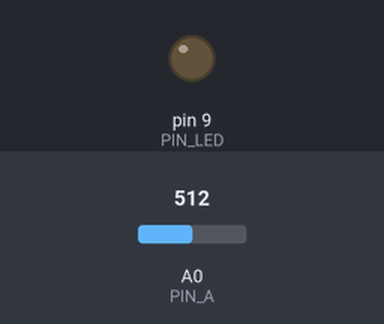
The sketch below on a simulated Arduino Uno, built with avr-gcc and run on an emulated ATmega328P. Parts: output pins drawn as LEDs (lit = HIGH). Dashed ring = blinking. The test bench sets the inputs (shaded band); at power-on: A0 (PIN_A) = 512. What the sketch prints to the serial monitor is not drawn.

Above: at 1.2 s.
1.3 s: A0 (PIN_A) set to 689
2.8 s: A0 (PIN_A) set to 714
At 3.15 s:
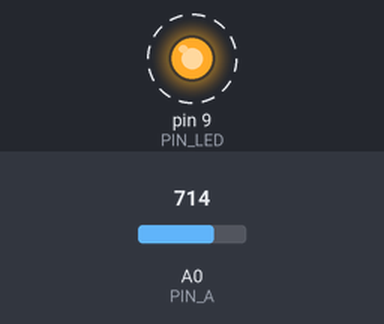
5.8 s: A0 (PIN_A) set to 690
At 5.8 s:
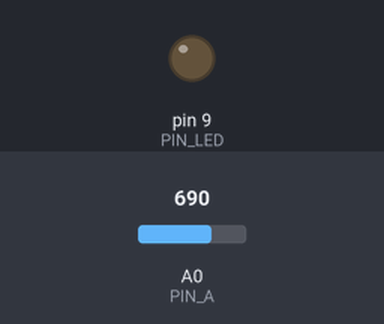
7.3 s: A0 (PIN_A) set to 710
At 7.83 s:
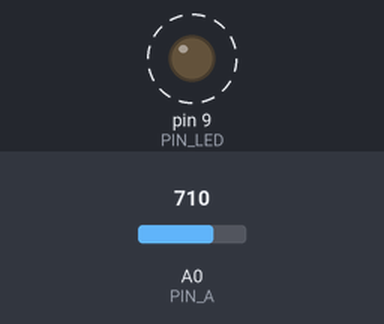
Timing chart, 0 to 11.3 s (numbered marks = the images above; inputs shaded):
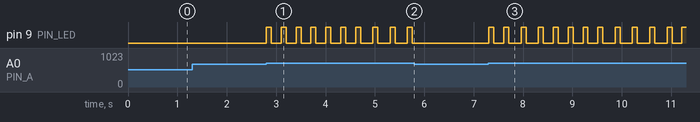

The sketch:

14.ino
```cpp
const int PIN_A   = A0;
const int PIN_LED = 9;

const int THRESHOLD = 700;              // ระดับเสียงที่ถือว่าเป็น "ปรบมือ"
const unsigned long DEBOUNCE = 300;     // กันนับซ้ำจากเสียงค้าง (ms)

int claps = 0;
unsigned long lastClap = 0;

void setup() {
  pinMode(PIN_LED, OUTPUT);
  Serial.begin(9600);
  Serial.println("รอฟังเสียงปรบมือ...");
}

void loop() {
  int peak = 0;
  unsigned long start = millis();
  while (millis() - start < 50) {        // เก็บค่าสูงสุดใน 50 ms
    int v = analogRead(PIN_A);
    if (v > peak) peak = v;
  }

  if (peak > THRESHOLD && millis() - lastClap > DEBOUNCE) {
    claps++;
    lastClap = millis();
    Serial.print("!! ปรบมือ ครั้งที่ ");
    Serial.print(claps);
    Serial.print("  (peak = ");
    Serial.print(peak);
    Serial.println(")");

    digitalWrite(PIN_LED, HIGH);
    delay(100);
    digitalWrite(PIN_LED, LOW);
  }
}
```

Measured:
- the behaviour switches between 700 and 701 on A0 (PIN_A) (found by bisection; images 0 and 1)
- after the input at 1.3 s, every drawn part: stays the same
- after the input at 2.8 s, pin 9 (PIN_LED): alternates HIGH for 0.10 s and LOW for 0.20 s, starting at once
- after the input at 5.8 s, pin 9 (PIN_LED): stops changing and stays LOW
- after the input at 7.3 s, pin 9 (PIN_LED): alternates HIGH for 0.10 s and LOW for 0.23 s, starting at once
